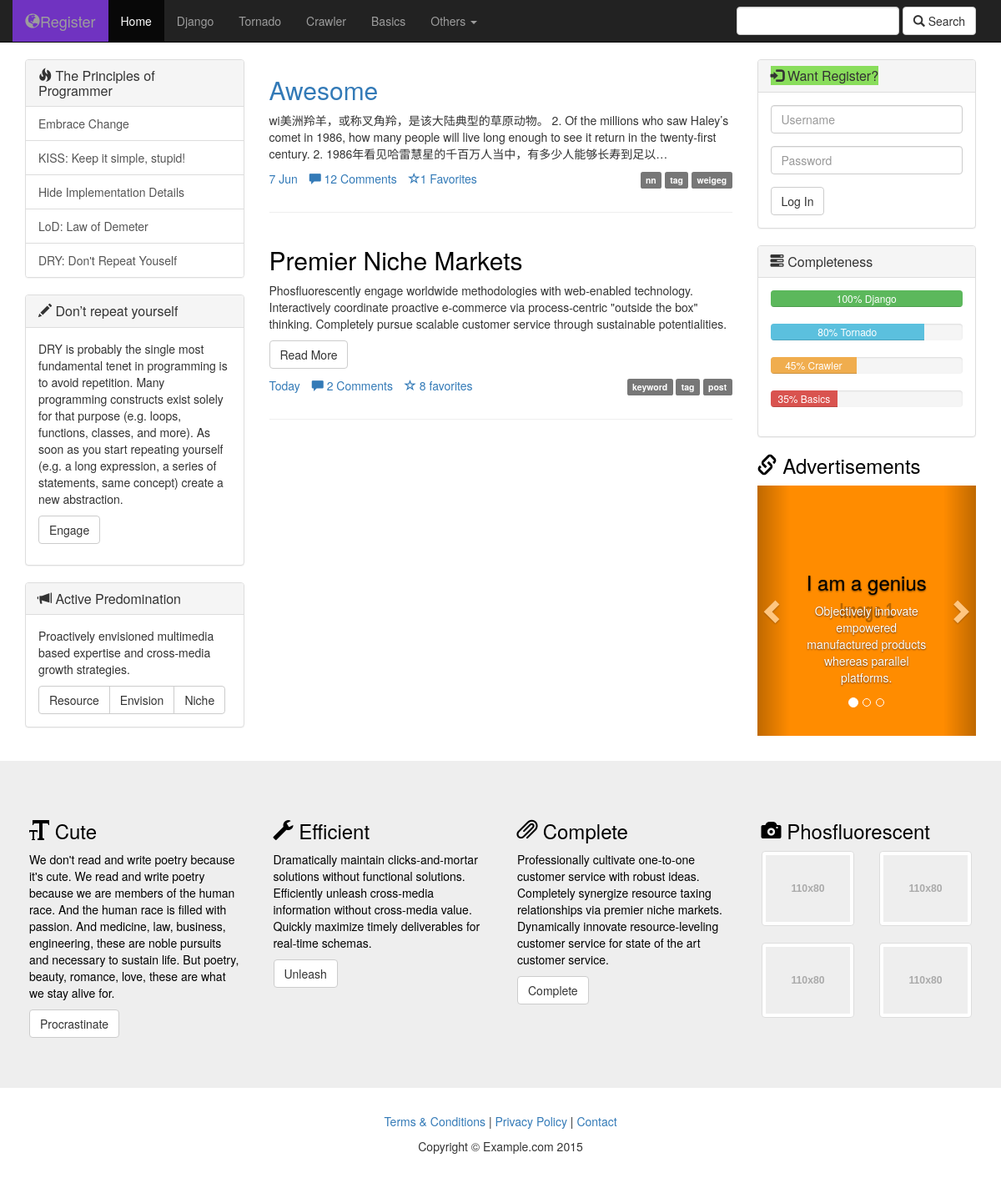
Page /focus/ on the committed database.
### focus/models.py (models this page shows, shortened)
@python_2_unicode_compatible
class Article(models.Model):
    column = models.ForeignKey(Column, blank=True, null=True, verbose_name='belong to')
    title = models.CharField(max_length=256)
    author = models.ForeignKey(Author)
    user = models.ManyToManyField('NewUser', blank=True)
    content = models.TextField('content')
    pub_date = models.DateTimeField(auto_now_add=True, editable=True)
    update_time = models.DateTimeField(auto_now_add=True, null=True)
    published = models.BooleanField('notDraft', default=True)
    poll_num = models.IntegerField(default=0)
    comment_num = models.IntegerField(default=0)
    keep_num = models.IntegerField(default=0)
    objects = ArticleManager()
    class Meta:
        verbose_name = 'article'
        verbose_name_plural = 'article'

@python_2_unicode_compatible
class Column(models.Model):
    name = models.CharField('column_name', max_length=256)
    intro = models.TextField('introduction', default='')
    def __str__(self):
        return self.name
    class Meta:
        verbose_name = 'column'
        verbose_name_plural = 'column'
        ordering = ['name']

class Author(models.Model):
    id = models.IntegerField(primary_key=True)
    name = models.CharField(max_length=256)
    profile = models.CharField('profile', default='', max_length=256)
    password = models.CharField('password', max_length=256)
    register_date = models.DateTimeField(auto_now_add=True, editable=True)
    def __str__(self):
        return self.name

### focus/views.py (the view)
def index(request):
    latest_article_list = Article.objects.query_by_time()
    content_list = list(Comment.objects.filter(article_id=article.id).count() for article in latest_article_list)
    loginform = LoginForm()
    context = {'latest_article_list': latest_article_list, 'loginform': loginform, 'content_list': content_list}
    return render(request, 'index.html', context)

### focus/forms.py
class LoginForm(forms.Form):
    uid = forms.CharField(widget=forms.TextInput(attrs={'class': 'form-control', 'id': 'uid', 'placeholder': 'Username'}))
    pwd = forms.CharField(widget=forms.PasswordInput(attrs={'class': 'form-control', 'id': 'pwd', 'placeholder': 'Password'}))

### focus/models.py (called while the page is built)
    def query_by_time(self):
        query = self.get_queryset().order_by('-pub_date')
        return query

### templates/index.html (shortened to what this page needs)
{% extends 'base.html' %}
{% block center %}
<div class="col-sm-6">
{% for article in latest_article_list %}
<div class="row">
    <article class="col-xs-12">
        <h2><a id="article_title" href="/focus/{{ article.id }}">{{ article.title }}</a></h2>
        <p>{{ article.content|truncatechars_html:200 | safe }}</p>
        <p class="pull-right"><span class="label label-default">{{ article.column }}</span> <span class="label label-default">tag</span> <span class="label label-default">{{ article.author }}</span></p>
        <ul class="list-inline">
            <li><a href="#">{{ article.pub_date | date:"j M" }}</a></li>
            {% for comment in content_list %}
            {% if request.user.is_authenticated %}
               <li><a href="{% url 'comment' article_id=article.id %}"><span class="glyphicon glyphicon-comment"></span> {{comment }} Comments</a></li>
                <li><a href="#"><span class="glyphicon glyphicon-star-empty"></span>{{ article.keep_num }} Favorites</a></li>
            {% else %}
                <li><a href="" ><span class="glyphicon glyphicon-comment"></span> {{ comment }} Comments</a></li>
                <li><a href="{% url 'keep' article_id=article.id %}"><span class="glyphicon glyphicon-star-empty"></span>{{ article.keep_num }} Favorites</a></li>
            {% endif %}
            {% endfor %}
        </ul>
    </article>
</div>
<hr>
{% endfor %}
<div class="row">
    <article class="col-xs-12">
        <h2>Premier Niche Markets</h2>
        <p>Phosfluorescently engage worldwide methodologies with web-enabled technology. Interactively coordinate proactive e-commerce via process-centric "outside the box" thinking. Completely pursue scalable customer service through sustainable potentialities.</p>
        <p><button class="btn btn-default">Read More</button></p>
        <p class="pull-right"><span class="label label-default">keyword</span> <span class="label label-default">tag</span> <span class="label label-default">post</span></p>
        <ul class="list-inline">
            <li><a href="#">Today</a></li>
            <li><a href="#"><span class="glyphicon glyphicon-comment"></span> 2 Comments</a></li>
            <li><a href="#"><span class="glyphicon glyphicon-star-empty"></span> 8 favorites</a></li>
        </ul>
    </article>
</div>
<hr>
</div>
{% endblock %}
{% block state %}
    {% if request.user.is_authenticated %}
			<div class="panel panel-default">
				<div class="panel-heading">
					<h3 class="panel-title">
						<span class="glyphicon glyphicon-user"></span>
						Logged In
					</h3>
				</div>
				<div class="panel-body">
					<div class="form-group">hi:{{ user }} <a href="/focus/logout/"><input class="btn btn-default" type="submit" value="Logout" /></a></div>
				</div>
			</div>
    {% else %}
    <div class="panel panel-default">
        <div class="panel-heading">
            <h3 class="panel-title">
                <a href="{% url 'register' %}" style="background-color: #89dd5b"><span class="glyphicon glyphicon-log-in"></span>
                Want Register?</a>
            </h3>
        </div>
        <div class="panel-body">
            <form action="/focus/login/" method="post">
                <div class="form-group">
                    {{ loginform.uid }}
                </div>
                <div class="form-group">
                    {{ loginform.pwd }}
                </div>
                <button type="submit" class="btn btn-default">Log In</button>
            </form>
        </div>
    </div>
    {% endif %}
{% endblock %}

### focus/static/css/custom.css (style rules this page uses)
h1, h2, h3, h4, h5, h6 { color: black; }

### rows in the picture
Article: title "Awesome", content "wi美洲羚羊，或称叉角羚，是该大陆典型的草原动物。 2. Of the millions who saw Haley’s comet in 1986, how many people will live long enough to see it return in the twenty-first century. 2. 1986年看见哈雷慧星的千百万人当中，有多少人能够长寿到足以…", column "nn", author "weigeg", pub_date "7 Jun", content_list "12", keep_num "1"
